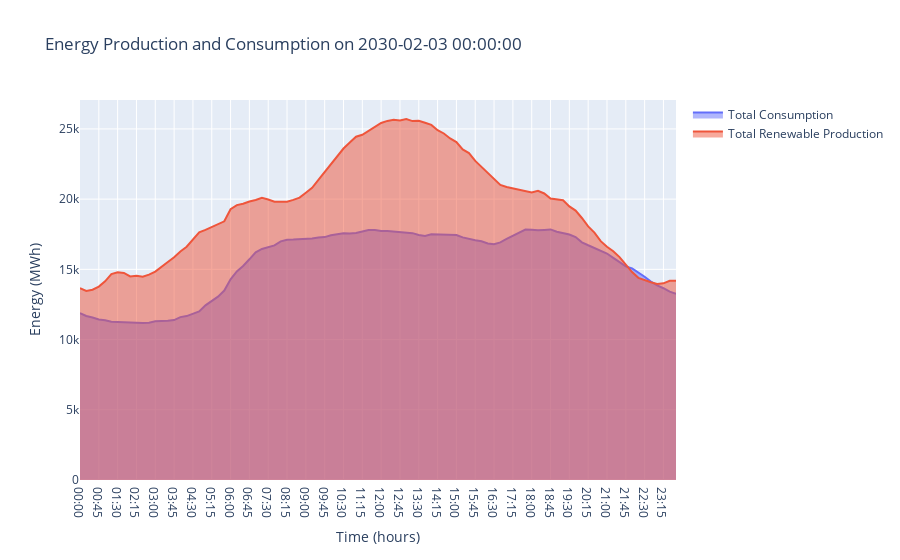
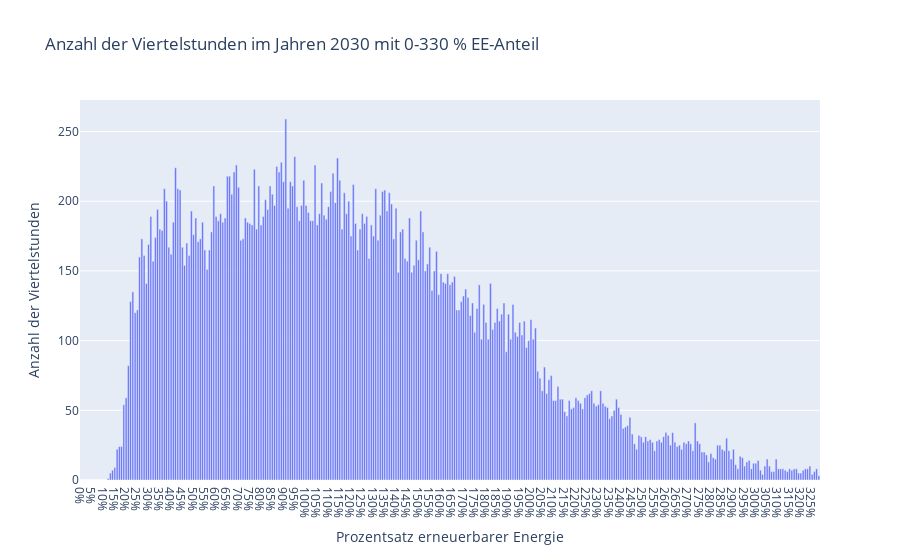
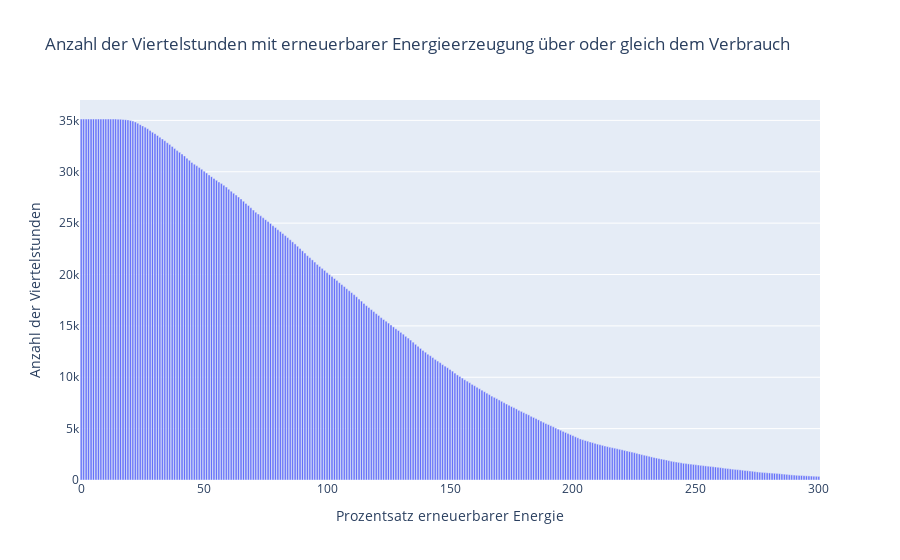
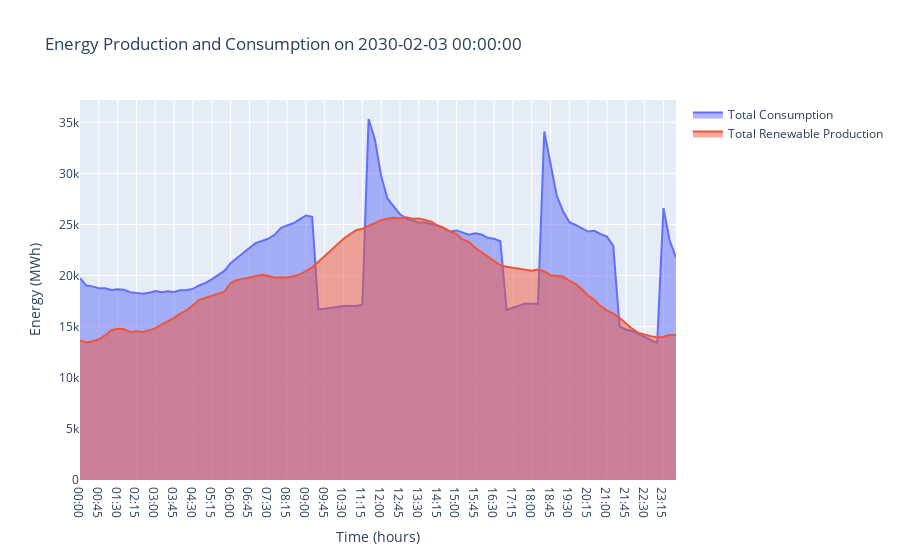

Notebook code cell kept with these figures, in order:
### Code cell
def main():
    file_production = 'Realisierte_Erzeugung_202001010000_202212312359_Viertelstunde.csv'                   # File names
    file_consumption = 'Realisierter_Stromverbrauch_202001010000_202212312359_Viertelstunde.csv'
    load_profile_df = read_load_profile('Lastprofile_SWKiel.xls')

    # Read and clean data
    production_df, consumption_df, total_renewable_production, total_consumption, data_by_year = read_and_clean_data(file_production, file_consumption)
    
    # Find dark lulls for the years 2020-2022
    #find_dark_lulls_for_years(production_df, columns_to_clean=['Biomass', 'Hydroelectric', 'Wind Offshore', 'Wind Onshore', 'Photovoltaic', 'Other Renewable'])

    # Berechnung und Anzeige des Histogramms für erneuerbare Anteile
    #calculate_and_display_renewable_shares_histogram(total_renewable_production, total_consumption)
    #calculate_and_display_data_by_year(data_by_year)

    #plot_energy_consumption_and_production(production_df, consumption_df, columns_to_clean=['Biomass', 'Hydroelectric', 'Wind Offshore', 'Wind Onshore', 'Photovoltaic', 'Other Renewable'])

    date = get_date() # Get the selected date from the user
    print("gut")
    scaled_production, verbrauch2030 = process_and_plot_2030_dataGut(production_df, consumption_df, load_profile_df, date)
    calculate_and_plot_power_storage_surplus(scaled_production, verbrauch2030)
    calculate_and_plot_storage_capacity(scaled_production, verbrauch2030, 'good')
    print("gut mit Lastprofile")
    scaled_production, verbrauch2030 = process_and_plot_2030_dataGut2(production_df, consumption_df, load_profile_df, date)
    calculate_and_plot_power_storage_surplus(scaled_production, verbrauch2030)
    calculate_and_plot_storage_capacity(scaled_production, verbrauch2030, 'good')
    print("schlecht")
    scaled_production, verbrauch2030 = process_and_plot_2030_dataSchlecht(production_df, consumption_df, load_profile_df, date)
    calculate_and_plot_power_storage_surplus(scaled_production, verbrauch2030)
    calculate_and_plot_storage_capacity(scaled_production, verbrauch2030, 'bad')
    print("MITTEL")
    scaled_production, verbrauch2030 = process_and_plot_2030_dataMi(production_df, consumption_df, load_profile_df, date)
    calculate_and_plot_power_storage_surplus(scaled_production, verbrauch2030)
    calculate_and_plot_storage_capacity(scaled_production, verbrauch2030, 'mid')
    


    print(load_profile_df)

if __name__ == "__main__":
    main()

### Figure 1 — Plotly figure (JSON) as saved in the notebook; plotly's stock layout.template omitted (floating-point values rounded to 4 significant figures)
{"data": [{"fill": "tozeroy", "mode": "lines", "name": "Total Consumption", "type": "scatter", "x": ["00:00", "00:15", "00:30", "00:45", "01:00", "01:15", "01:30", "01:45", "02:00", "02:15", "02:30", "02:45", "03:00", "03:15", "03:30", "03:45", "04:00", "04:15", "04:30", "04:45", "05:00", "05:15", "05:30", "05:45", "06:00", "06:15", "06:30", "06:45", "07:00", "07:15", "07:30", "07:45", "08:00", "08:15", "08:30", "08:45", "09:00", "09:15", "09:30", "09:45", "10:00", "10:15", "10:30", "10:45", "11:00", "11:15", "11:30", "11:45", "12:00", "12:15", "12:30", "12:45", "13:00", "13:15", "13:30", "13:45", "14:00", "14:15", "14:30", "14:45", "15:00", "15:15", "15:30", "15:45", "16:00", "16:15", "16:30", "16:45", "17:00", "17:15", "17:30", "17:45", "18:00", "18:15", "18:30", "18:45", "19:00", "19:15", "19:30", "19:45", "20:00", "20:15", "20:30", "20:45", "21:00", "21:15", "21:30", "21:45", "22:00", "22:15", "22:30", "22:45", "23:00", "23:15", "23:30", "23:45"], "y": [11890.0, 11680.0, 11570.0, 11440.0, 11380.0, 11270.0, 11250.0, 11250.0, 11240.0, 11200.0, 11190.0, 11210.0, 11300.0, 11310.0, 11340.0, 11390.0, 11600.0, 11670.0, 11820.0, 12000.0, 12440.0, 12770.0, 13050.0, 13490.0, 14290.0, 14860.0, 15250.0, 15720.0, 16220.0, 16450.0, 16600.0, 16710.0, 16990.0, 17110.0, 17120.0, 17140.0, 17120.0, 17190.0, 17270.0, 17300.0, 17420.0, 17490.0, 17580.0, 17550.0, 17590.0, 17700.0, 17800.0, 17800.0, 17740.0, 17730.0, 17690.0, 17660.0, 17590.0, 17580.0, 17450.0, 17380.0, 17500.0, 17500.0, 17510.0, 17450.0, 17440.0, 17270.0, 17150.0, 17070.0, 17000.0, 16850.0, 16780.0, 16920.0, 17170.0, 17400.0, 17630.0, 17830.0, 17820.0, 17780.0, 17810.0, 17840.0, 17680.0, 17570.0, 17480.0, 17300.0, 16920.0, 16720.0, 16510.0, 16310.0, 16130.0, 15820.0, 15520.0, 15210.0, 15060.0, 14780.0, 14470.0, 14130.0, 13860.0, 13660.0, 13410.0, 13260.0]}, {"fill": "tozeroy", "mode": "lines", "name": "Total Renewable Production", "type": "scatter", "x": ["00:00", "00:15", "00:30", "00:45", "01:00", "01:15", "01:30", "01:45", "02:00", "02:15", "02:30", "02:45", "03:00", "03:15", "03:30", "03:45", "04:00", "04:15", "04:30", "04:45", "05:00", "05:15", "05:30", "05:45", "06:00", "06:15", "06:30", "06:45", "07:00", "07:15", "07:30", "07:45", "08:00", "08:15", "08:30", "08:45", "09:00", "09:15", "09:30", "09:45", "10:00", "10:15", "10:30", "10:45", "11:00", "11:15", "11:30", "11:45", "12:00", "12:15", "12:30", "12:45", "13:00", "13:15", "13:30", "13:45", "14:00", "14:15", "14:30", "14:45", "15:00", "15:15", "15:30", "15:45", "16:00", "16:15", "16:30", "16:45", "17:00", "17:15", "17:30", "17:45", "18:00", "18:15", "18:30", "18:45", "19:00", "19:15", "19:30", "19:45", "20:00", "20:15", "20:30", "20:45", "21:00", "21:15", "21:30", "21:45", "22:00", "22:15", "22:30", "22:45", "23:00", "23:15", "23:30", "23:45"], "y": [13660.0, 13470.0, 13550.0, 13770.0, 14150.0, 14660.0, 14790.0, 14750.0, 14490.0, 14550.0, 14470.0, 14630.0, 14840.0, 15210.0, 15530.0, 15870.0, 16280.0, 16610.0, 17110.0, 17630.0, 17810.0, 18020.0, 18230.0, 18420.0, 19280.0, 19580.0, 19670.0, 19830.0, 19940.0, 20090.0, 19980.0, 19820.0, 19810.0, 19820.0, 19950.0, 20110.0, 20450.0, 20810.0, 21370.0, 21910.0, 22430.0, 23010.0, 23600.0, 24040.0, 24450.0, 24590.0, 24870.0, 25150.0, 25430.0, 25570.0, 25650.0, 25610.0, 25710.0, 25560.0, 25590.0, 25440.0, 25280.0, 24900.0, 24680.0, 24320.0, 24060.0, 23540.0, 23280.0, 22720.0, 22280.0, 21880.0, 21450.0, 21010.0, 20860.0, 20770.0, 20640.0, 20570.0, 20480.0, 20590.0, 20410.0, 20040.0, 19970.0, 19920.0, 19490.0, 19180.0, 18660.0, 18060.0, 17620.0, 17010.0, 16610.0, 16290.0, 15870.0, 15300.0, 14810.0, 14400.0, 14220.0, 14080.0, 13960.0, 14000.0, 14190.0, 14190.0]}], "layout": {"showlegend": true, "title": {"text": "Energy Production and Consumption on 2030-02-03 00:00:00"}, "xaxis": {"anchor": "y", "domain": [0, 1], "title": {"text": "Time (hours)"}}, "yaxis": {"anchor": "x", "domain": [0, 1], "title": {"text": "Energy (MWh)"}}}}

### Figure 2 — Plotly figure (JSON) as saved in the notebook; plotly's stock layout.template omitted (floating-point values rounded to 4 significant figures; data arrays with more than 128 entries replaced by an {"elided": "..."} marker saying what was removed)
{"data": [{"type": "bar", "x": {"elided": "329 int values"}, "y": {"elided": "329 int values"}}], "layout": {"title": {"text": "Anzahl der Viertelstunden im Jahren 2030 mit 0-330 % EE-Anteil"}, "xaxis": {"tickmode": "array", "ticktext": ["0%", "5%", "10%", "15%", "20%", "25%", "30%", "35%", "40%", "45%", "50%", "55%", "60%", "65%", "70%", "75%", "80%", "85%", "90%", "95%", "100%", "105%", "110%", "115%", "120%", "125%", "130%", "135%", "140%", "145%", "150%", "155%", "160%", "165%", "170%", "175%", "180%", "185%", "190%", "195%", "200%", "205%", "210%", "215%", "220%", "225%", "230%", "235%", "240%", "245%", "250%", "255%", "260%", "265%", "270%", "275%", "280%", "285%", "290%", "295%", "300%", "305%", "310%", "315%", "320%", "325%"], "tickvals": [0, 5, 10, 15, 20, 25, 30, 35, 40, 45, 50, 55, 60, 65, 70, 75, 80, 85, 90, 95, 100, 105, 110, 115, 120, 125, 130, 135, 140, 145, 150, 155, 160, 165, 170, 175, 180, 185, 190, 195, 200, 205, 210, 215, 220, 225, 230, 235, 240, 245, 250, 255, 260, 265, 270, 275, 280, 285, 290, 295, 300, 305, 310, 315, 320, 325], "title": {"text": "Prozentsatz erneuerbarer Energie"}}, "yaxis": {"title": {"text": "Anzahl der Viertelstunden"}}}}

### Figure 3 — Plotly figure (JSON) as saved in the notebook; plotly's stock layout.template omitted (floating-point values rounded to 4 significant figures; data arrays with more than 128 entries replaced by an {"elided": "..."} marker saying what was removed)
{"data": [{"type": "bar", "x": {"elided": "301 int values"}, "y": {"elided": "301 int values"}}], "layout": {"title": {"text": "Anzahl der Viertelstunden mit erneuerbarer Energieerzeugung über oder gleich dem Verbrauch"}, "xaxis": {"title": {"text": "Prozentsatz erneuerbarer Energie"}}, "yaxis": {"title": {"text": "Anzahl der Viertelstunden"}}}}

### Figure 4 — Plotly figure (JSON) as saved in the notebook; plotly's stock layout.template omitted (floating-point values rounded to 4 significant figures)
{"data": [{"fill": "tozeroy", "mode": "lines", "name": "Total Consumption", "type": "scatter", "x": ["00:00", "00:15", "00:30", "00:45", "01:00", "01:15", "01:30", "01:45", "02:00", "02:15", "02:30", "02:45", "03:00", "03:15", "03:30", "03:45", "04:00", "04:15", "04:30", "04:45", "05:00", "05:15", "05:30", "05:45", "06:00", "06:15", "06:30", "06:45", "07:00", "07:15", "07:30", "07:45", "08:00", "08:15", "08:30", "08:45", "09:00", "09:15", "09:30", "09:45", "10:00", "10:15", "10:30", "10:45", "11:00", "11:15", "11:30", "11:45", "12:00", "12:15", "12:30", "12:45", "13:00", "13:15", "13:30", "13:45", "14:00", "14:15", "14:30", "14:45", "15:00", "15:15", "15:30", "15:45", "16:00", "16:15", "16:30", "16:45", "17:00", "17:15", "17:30", "17:45", "18:00", "18:15", "18:30", "18:45", "19:00", "19:15", "19:30", "19:45", "20:00", "20:15", "20:30", "20:45", "21:00", "21:15", "21:30", "21:45", "22:00", "22:15", "22:30", "22:45", "23:00", "23:15", "23:30", "23:45"], "y": [19740.0, 19030.0, 18950.0, 18760.0, 18760.0, 18590.0, 18650.0, 18620.0, 18390.0, 18290.0, 18230.0, 18310.0, 18480.0, 18370.0, 18460.0, 18400.0, 18570.0, 18590.0, 18700.0, 19040.0, 19280.0, 19630.0, 20080.0, 20460.0, 21210.0, 21730.0, 22250.0, 22700.0, 23180.0, 23430.0, 23610.0, 23990.0, 24650.0, 24910.0, 25120.0, 25510.0, 25890.0, 25750.0, 16720.0, 16750.0, 16870.0, 16940.0, 17020.0, 16990.0, 17030.0, 17140.0, 35330.0, 33330.0, 29780.0, 27550.0, 26740.0, 26010.0, 25570.0, 25390.0, 25190.0, 25200.0, 25050.0, 24910.0, 24640.0, 24310.0, 24420.0, 24230.0, 24010.0, 24150.0, 24020.0, 23700.0, 23610.0, 23360.0, 16620.0, 16850.0, 17070.0, 17270.0, 17260.0, 17220.0, 34100.0, 30890.0, 27800.0, 26300.0, 25240.0, 24960.0, 24600.0, 24310.0, 24390.0, 24050.0, 23820.0, 22920.0, 15030.0, 14730.0, 14580.0, 14310.0, 14010.0, 13680.0, 13420.0, 26620.0, 23390.0, 21800.0]}, {"fill": "tozeroy", "mode": "lines", "name": "Total Renewable Production", "type": "scatter", "x": ["00:00", "00:15", "00:30", "00:45", "01:00", "01:15", "01:30", "01:45", "02:00", "02:15", "02:30", "02:45", "03:00", "03:15", "03:30", "03:45", "04:00", "04:15", "04:30", "04:45", "05:00", "05:15", "05:30", "05:45", "06:00", "06:15", "06:30", "06:45", "07:00", "07:15", "07:30", "07:45", "08:00", "08:15", "08:30", "08:45", "09:00", "09:15", "09:30", "09:45", "10:00", "10:15", "10:30", "10:45", "11:00", "11:15", "11:30", "11:45", "12:00", "12:15", "12:30", "12:45", "13:00", "13:15", "13:30", "13:45", "14:00", "14:15", "14:30", "14:45", "15:00", "15:15", "15:30", "15:45", "16:00", "16:15", "16:30", "16:45", "17:00", "17:15", "17:30", "17:45", "18:00", "18:15", "18:30", "18:45", "19:00", "19:15", "19:30", "19:45", "20:00", "20:15", "20:30", "20:45", "21:00", "21:15", "21:30", "21:45", "22:00", "22:15", "22:30", "22:45", "23:00", "23:15", "23:30", "23:45"], "y": [13660.0, 13470.0, 13550.0, 13770.0, 14150.0, 14660.0, 14790.0, 14750.0, 14490.0, 14550.0, 14470.0, 14630.0, 14840.0, 15210.0, 15530.0, 15870.0, 16280.0, 16610.0, 17110.0, 17630.0, 17810.0, 18020.0, 18230.0, 18420.0, 19280.0, 19580.0, 19670.0, 19830.0, 19940.0, 20090.0, 19980.0, 19820.0, 19810.0, 19820.0, 19950.0, 20110.0, 20450.0, 20810.0, 21370.0, 21910.0, 22430.0, 23010.0, 23600.0, 24040.0, 24450.0, 24590.0, 24870.0, 25150.0, 25430.0, 25570.0, 25650.0, 25610.0, 25710.0, 25560.0, 25590.0, 25440.0, 25280.0, 24900.0, 24680.0, 24320.0, 24060.0, 23540.0, 23280.0, 22720.0, 22280.0, 21880.0, 21450.0, 21010.0, 20860.0, 20770.0, 20640.0, 20570.0, 20480.0, 20590.0, 20410.0, 20040.0, 19970.0, 19920.0, 19490.0, 19180.0, 18660.0, 18060.0, 17620.0, 17010.0, 16610.0, 16290.0, 15870.0, 15300.0, 14810.0, 14400.0, 14220.0, 14080.0, 13960.0, 14000.0, 14190.0, 14190.0]}], "layout": {"showlegend": true, "title": {"text": "Energy Production and Consumption on 2030-02-03 00:00:00"}, "xaxis": {"anchor": "y", "domain": [0, 1], "title": {"text": "Time (hours)"}}, "yaxis": {"anchor": "x", "domain": [0, 1], "title": {"text": "Energy (MWh)"}}}}
